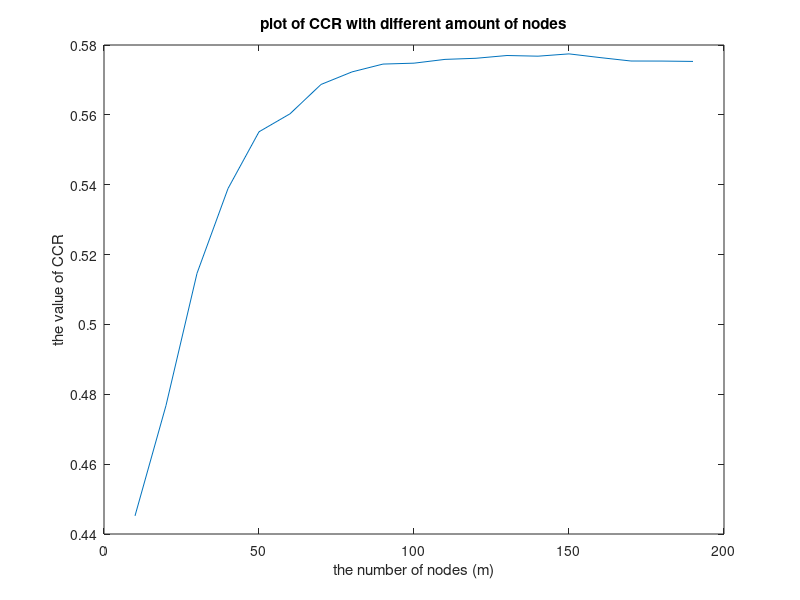
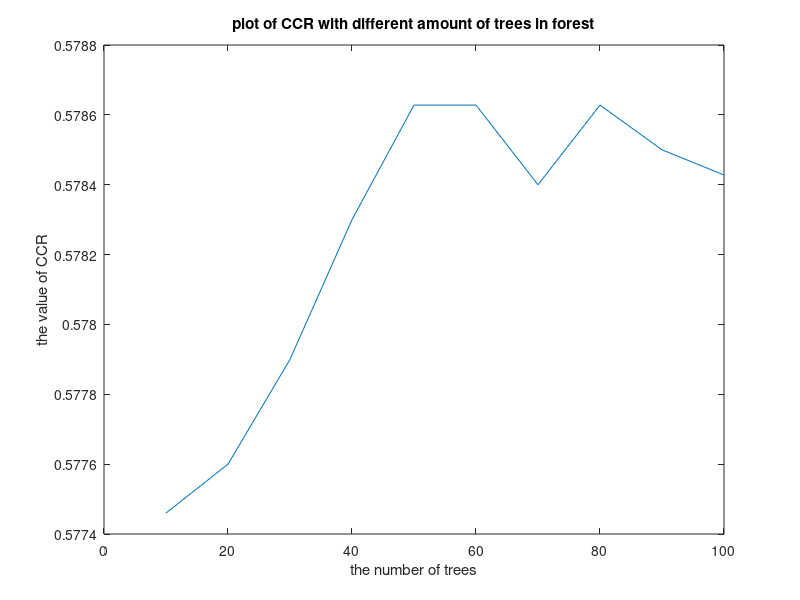

Write the MATLAB code that produced these figures, in order.
load('original result.mat')
figure
plot(10:10:190,result_different_m)
xlabel('the number of nodes (m)')
ylabel('the value of CCR')
title('plot of CCR with different amount of nodes')

figure
plot(10:10:100,result_different_treenum)
xlabel('the number of trees')
ylabel('the value of CCR')
title('plot of CCR with different amount of trees in forest')